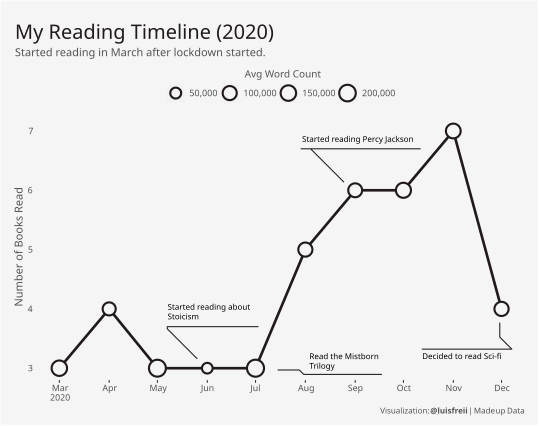

Recreate this plot in R.
#Load packages
library(tidyverse)
library(extrafont)
library(scales)
library(ggforce)

#Read the data
read_csv("Books_read - Hoja 1.csv") %>% 
  janitor::clean_names() -> books


#Plot
books %>% 
  filter(year_read == 2020) %>% 
  group_by(month_finished_read) %>% 
  summarise(avg_words = mean(length_in_words)) -> books_avg_words

books %>% 
  filter(year_read == 2020) %>% 
  group_by(month_finished_read) %>% 
  count(month_finished_read) -> books_count

#Left join both dfs
books_avg_words %>% 
  left_join(books_count) %>% 
  mutate(month_finished_read = str_c(month_finished_read, '-01-20'),
         month_finished_read = lubridate::mdy(month_finished_read)) -> books_4plot
   
#Tibble with annotations
tibble(
  month = as.Date(c('2020-06-01', '2020-07-01', '2020-09-01', '2020-12-01')),
  y = c(3, 3, 6, 4),
  labels = c('Started reading about\nStoicism', 'Read the Mistborn\nTrilogy', 'Started reading Percy Jackson', 'Decided to read Sci-fi')
) -> annotations


#Plot
books_4plot %>% 
  ggplot(aes(month_finished_read, n)) +
  geom_line(size = 1.25,
            color = "#211A1D") +
  geom_point(aes(size = avg_words),
             pch = 21,
             stroke = 1.5,
             fill = '#F5F5F5',
             color = "#211A1D") +
  geom_mark_circle(annotations,
                   mapping = aes(month, y, group = month, description = labels),
                   color = NA, 
                   label.fill = NA,
                   label.fontsize = c(0, 8),
                   label.family = c('Fira Sans', 'Fira Sans'),
                   con.colour = "#211A1D") +
  scale_size(range = c(4, 7),
             labels = label_comma()) +
  coord_cartesian(clip = 'off') +
  scale_x_date(labels = label_date_short(), 
               breaks = breaks_width('1 month')) +
  labs(x = NULL, y = 'Number of Books Read',
       size = 'Avg Word Count',
       title = 'My Reading Timeline (2020)',
       subtitle = 'Started reading in March after lockdown started.',
       caption = 'Visualization: **@luisfreii** | Made up Data') +
  guides(size = guide_legend(title.position = "top",
                               title.hjust = .5)) +
  theme(panel.background = element_rect('#F5F5F5'),
        plot.background = element_rect('#F5F5F5'),
        panel.grid = element_blank(),
        axis.ticks.y = element_blank(),
        legend.position = 'top',
        legend.background = element_blank(),
        plot.title.position = 'plot',
        plot.caption.position = 'plot',
        plot.title = element_text(family = 'IBM Plex Sans',
                                  size = 20,
                                  color = "#211A1D"),
        plot.subtitle = element_text(family = 'Fira Sans',
                                     color = "#525252"),
        plot.caption = ggtext::element_markdown(family = 'Fira Sans',
                                                size = 8,
                                                color = "#525252"),
        axis.title = element_text(family = 'Fira Sans',
                                  color = "#525252"),
        axis.text = element_text(family = 'Fira Sans',
                                 color = "#525252"),
        legend.text = element_text(size = 9,
                                   family = "Fira Sans",
                                   color = "#525252"),
        legend.title = element_text(size = 10,
                                    family = "Fira Sans",
                                    color = "#525252"),
        plot.margin = margin(25, 15, 10, 15))


#Code to save the plot
# ggsave('D24.Monochrome.svg',
#        width = 19,
#        height = 15,
#        units = 'cm',
#        dpi = 320)
# 
# ggsave('D24.Monochrome.png',
#        width = 19,
#        height = 15,
#        units = 'cm',
#        dpi = 320)
